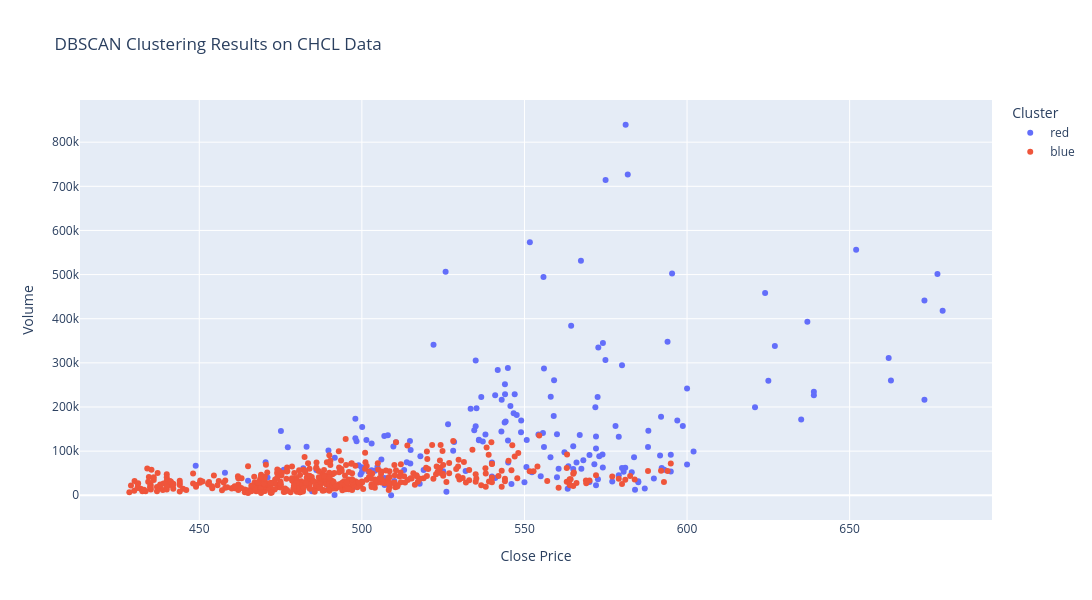

Notebook source saved alongside this figure:
### Code cell
import plotly.express as px
fig = px.scatter(
    anomalies_dbscan,
    x='rate',
    y='volume',
    color='Color',
    title=f'DBSCAN Clustering Results on {stock_name} Data',
    labels={'Color': 'Cluster'},
    hover_data=['return', 'volatility'],  # Add more data to hover
)

# Update layout for better visualization
fig.update_layout(
    xaxis_title='Close Price',
    yaxis_title='Volume',
    legend_title='Cluster',
    autosize=False,
    width=1200,
    height=600,
)

# Show the plot
fig.show()

### Figure 1 — Plotly figure (JSON) as saved in the notebook; plotly's stock layout.template omitted (floating-point values rounded to 4 significant figures; data arrays with more than 128 entries replaced by an {"elided": "..."} marker saying what was removed)
{"data": [{"customdata": {"elided": "183x2 float values"}, "hovertemplate": "Cluster=red<br>rate=%{x}<br>volume=%{y}<br>return=%{customdata[0]}<br>volatility=%{customdata[1]}<extra></extra>", "legendgroup": "red", "marker": {"color": "#636efa", "symbol": "circle"}, "mode": "markers", "name": "red", "orientation": "v", "showlegend": true, "type": "scatter", "x": {"elided": "183 float values"}, "xaxis": "x", "y": {"elided": "183 float values"}, "yaxis": "y"}, {"customdata": {"elided": "478x2 float values"}, "hovertemplate": "Cluster=blue<br>rate=%{x}<br>volume=%{y}<br>return=%{customdata[0]}<br>volatility=%{customdata[1]}<extra></extra>", "legendgroup": "blue", "marker": {"color": "#EF553B", "symbol": "circle"}, "mode": "markers", "name": "blue", "orientation": "v", "showlegend": true, "type": "scatter", "x": {"elided": "478 float values"}, "xaxis": "x", "y": {"elided": "478 float values"}, "yaxis": "y"}], "layout": {"autosize": false, "height": 600, "legend": {"title": {"text": "Cluster"}, "tracegroupgap": 0}, "title": {"text": "DBSCAN Clustering Results on CHCL Data"}, "width": 1200, "xaxis": {"anchor": "y", "domain": [0, 1], "title": {"text": "Close Price"}}, "yaxis": {"anchor": "x", "domain": [0, 1], "title": {"text": "Volume"}}}}
